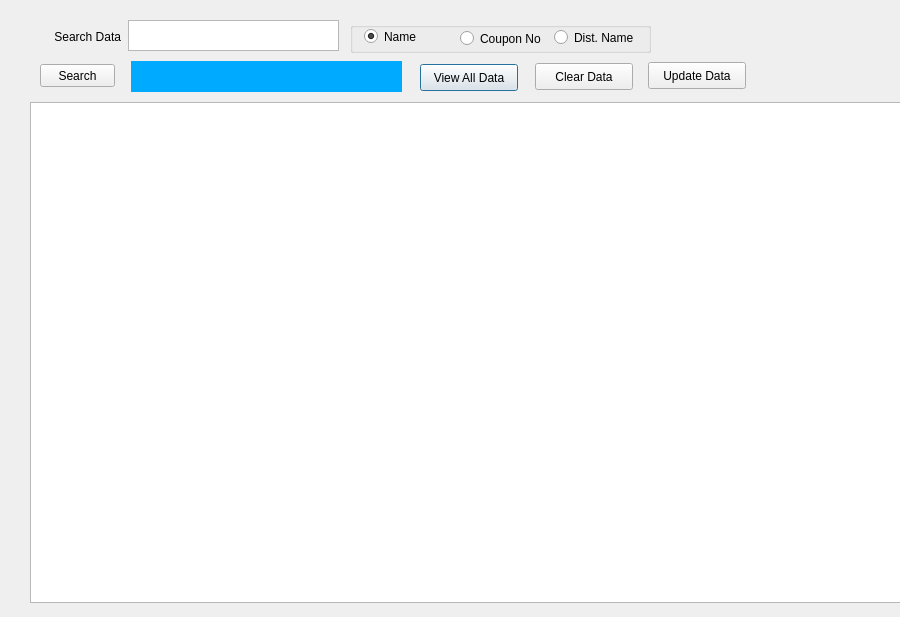
<?xml version="1.0" encoding="UTF-8"?>
<ui version="4.0">
 <class>ViewData</class>
 <widget class="QDialog" name="ViewData">
  <property name="geometry">
   <rect>
    <x>0</x>
    <y>0</y>
    <width>900</width>
    <height>617</height>
   </rect>
  </property>
  <property name="windowTitle">
   <string>Dialog</string>
  </property>
  <widget class="QTableWidget" name="twView">
   <property name="enabled">
    <bool>true</bool>
   </property>
   <property name="geometry">
    <rect>
     <x>30</x>
     <y>102</y>
     <width>891</width>
     <height>501</height>
    </rect>
   </property>
  </widget>
  <widget class="QPushButton" name="tbViewData">
   <property name="geometry">
    <rect>
     <x>420</x>
     <y>64</y>
     <width>98</width>
     <height>27</height>
    </rect>
   </property>
   <property name="text">
    <string>View All Data</string>
   </property>
  </widget>
  <widget class="QLabel" name="label_5">
   <property name="geometry">
    <rect>
     <x>30</x>
     <y>28</y>
     <width>91</width>
     <height>17</height>
    </rect>
   </property>
   <property name="text">
    <string>Search Data</string>
   </property>
   <property name="alignment">
    <set>Qt::AlignRight|Qt::AlignTrailing|Qt::AlignVCenter</set>
   </property>
  </widget>
  <widget class="QPushButton" name="tbUpdateIssue">
   <property name="geometry">
    <rect>
     <x>648</x>
     <y>62</y>
     <width>98</width>
     <height>27</height>
    </rect>
   </property>
   <property name="text">
    <string>Update Data</string>
   </property>
  </widget>
  <widget class="QGroupBox" name="gbSearch">
   <property name="geometry">
    <rect>
     <x>350</x>
     <y>22</y>
     <width>301</width>
     <height>31</height>
    </rect>
   </property>
   <property name="title">
    <string/>
   </property>
   <widget class="QRadioButton" name="rbCust">
    <property name="geometry">
     <rect>
      <x>14</x>
      <y>6</y>
      <width>91</width>
      <height>17</height>
     </rect>
    </property>
    <property name="text">
     <string>Name</string>
    </property>
    <property name="checked">
     <bool>true</bool>
    </property>
   </widget>
   <widget class="QRadioButton" name="rbCoupon">
    <property name="geometry">
     <rect>
      <x>110</x>
      <y>8</y>
      <width>82</width>
      <height>17</height>
     </rect>
    </property>
    <property name="text">
     <string>Coupon No</string>
    </property>
   </widget>
   <widget class="QRadioButton" name="rbDist">
    <property name="geometry">
     <rect>
      <x>204</x>
      <y>7</y>
      <width>82</width>
      <height>17</height>
     </rect>
    </property>
    <property name="text">
     <string>Dist. Name</string>
    </property>
   </widget>
  </widget>
  <widget class="QLabel" name="lblStatus">
   <property name="geometry">
    <rect>
     <x>131</x>
     <y>61</y>
     <width>271</width>
     <height>31</height>
    </rect>
   </property>
   <property name="font">
    <font>
     <pointsize>10</pointsize>
     <weight>75</weight>
     <bold>true</bold>
    </font>
   </property>
   <property name="styleSheet">
    <string notr="true">background-color: rgb(0, 170, 255);</string>
   </property>
   <property name="text">
    <string/>
   </property>
   <property name="alignment">
    <set>Qt::AlignCenter</set>
   </property>
  </widget>
  <widget class="QTextEdit" name="txtSearch">
   <property name="geometry">
    <rect>
     <x>128</x>
     <y>20</y>
     <width>211</width>
     <height>31</height>
    </rect>
   </property>
  </widget>
  <widget class="QPushButton" name="tbSearch">
   <property name="geometry">
    <rect>
     <x>40</x>
     <y>64</y>
     <width>75</width>
     <height>23</height>
    </rect>
   </property>
   <property name="text">
    <string>Search</string>
   </property>
  </widget>
  <widget class="QPushButton" name="tbClear">
   <property name="geometry">
    <rect>
     <x>535</x>
     <y>63</y>
     <width>98</width>
     <height>27</height>
    </rect>
   </property>
   <property name="text">
    <string>Clear Data</string>
   </property>
  </widget>
 </widget>
 <resources/>
 <connections/>
</ui>
